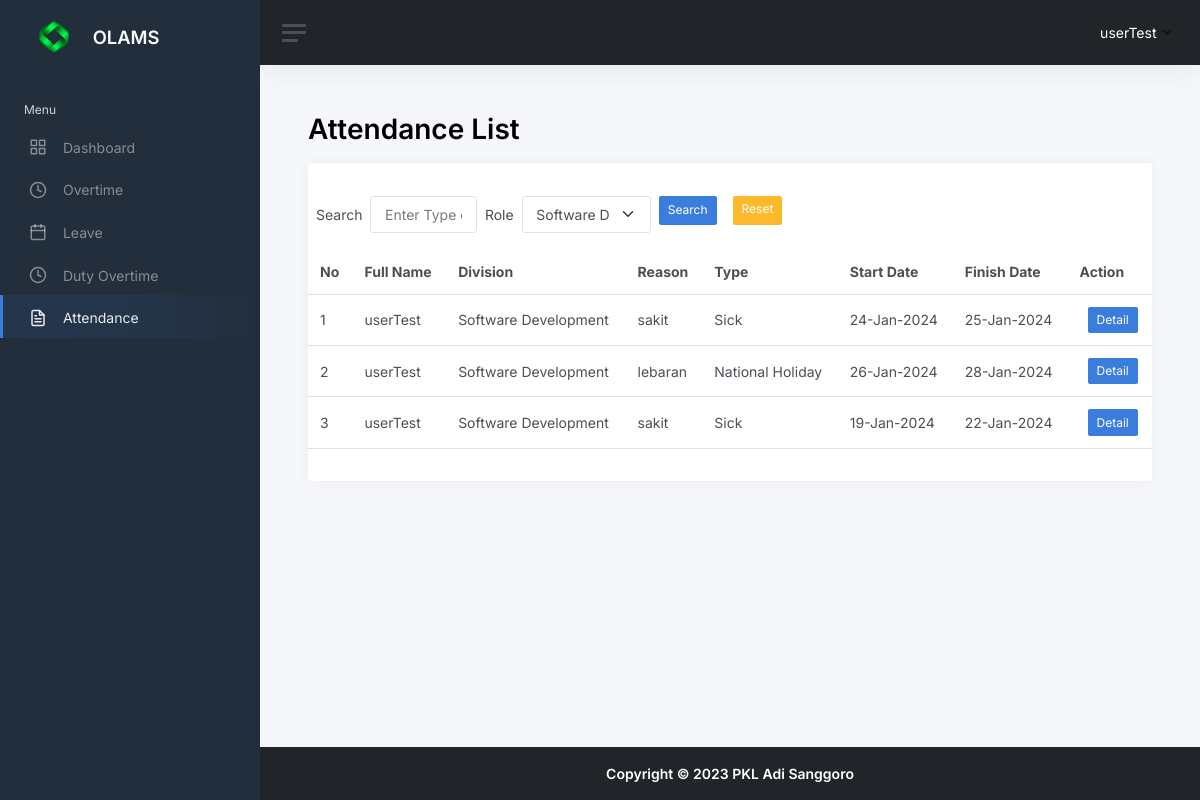
The page /attendancelist.php?filter_division=1 (signed in) on the database its author committed.
### tables this page shows
CREATE TABLE `attendances` (
  `attendance_id` int(10) UNSIGNED NOT NULL,
  `user_id` tinyint(3) UNSIGNED NOT NULL,
  `division_id` tinyint(3) UNSIGNED NOT NULL,
  `reason` text NOT NULL,
  `type` enum('Sick','National Holiday') NOT NULL,
  `start_date` date DEFAULT NULL,
  `finish_date` date DEFAULT NULL,
  `foto` varchar(100) DEFAULT NULL,
  `created_at` timestamp NOT NULL DEFAULT current_timestamp(),
  `created_by` tinyint(3) UNSIGNED NOT NULL,
  `updated_at` timestamp NULL DEFAULT NULL ON UPDATE current_timestamp(),
  `updated_by` tinyint(3) UNSIGNED DEFAULT NULL
);

CREATE TABLE `users` (
  `user_id` tinyint(3) UNSIGNED NOT NULL,
  `role_id` tinyint(3) UNSIGNED NOT NULL,
  `name` varchar(64) NOT NULL,
  `username` varchar(32) NOT NULL,
  `password` varchar(254) NOT NULL,
  `email` varchar(64) NOT NULL,
  `created_by` tinyint(3) UNSIGNED NOT NULL,
  `created_at` timestamp NOT NULL DEFAULT current_timestamp(),
  `updated_by` tinyint(3) UNSIGNED DEFAULT NULL,
  `updated_at` timestamp NULL DEFAULT NULL ON UPDATE current_timestamp()
);

CREATE TABLE `m_divisions` (
  `division_id` tinyint(3) UNSIGNED NOT NULL,
  `division_name` varchar(64) NOT NULL,
  `created_at` timestamp NOT NULL DEFAULT current_timestamp(),
  `created_by` tinyint(3) UNSIGNED NOT NULL,
  `updated_at` timestamp NULL DEFAULT NULL ON UPDATE current_timestamp(),
  `updated_by` tinyint(3) UNSIGNED DEFAULT NULL
);

### include/conn.inc.php (called while the page is built, shortened)
<?php
function cleanValue($strhtml)
    {
        $strBersih = $strhtml;
        $strBersih = htmlspecialchars($strBersih);
        $strBersih = trim($strBersih);
        $strBersih = stripslashes($strBersih);
        $strBersih = strip_tags($strBersih);
        return $strBersih;
    }
?>

### attendancelist.php (the view, shortened to what this page needs)
<?php
include __DIR__ ."/include/conn.inc.php";
$user_id = $_SESSION["user_id"];
$limit = 20;
$halaman_aktif = isset($_GET['page']) ? $_GET['page'] : 1;
$offset = ($halaman_aktif - 1) * $limit;
$query = "SELECT
attendances.attendance_id,
attendances.reason,
attendances.type,
attendances.start_date,
attendances.finish_date,
m_divisions.division_name AS division_name,
users.name AS name
FROM attendances
LEFT JOIN users ON attendances.user_id = users.user_id
LEFT JOIN m_divisions ON attendances.division_id = m_divisions.division_id
";
$divisionQuery = "SELECT division_id, division_name FROM m_divisions";
$divisionData = mysqli_prepare($conn, $divisionQuery);
mysqli_stmt_execute($divisionData);
$divisionData = mysqli_stmt_get_result($divisionData);
$divisionOptions = mysqli_fetch_all($divisionData, MYSQLI_ASSOC);
$roleQuery = "SELECT m_roles.role_id FROM users
JOIN m_roles ON users.role_id = m_roles.role_id
WHERE users.user_id = ?";
$roleStatement = mysqli_prepare($conn, $roleQuery);
mysqli_stmt_bind_param($roleStatement, "i", $user_id);
mysqli_stmt_execute($roleStatement);
$roleData = mysqli_stmt_get_result($roleStatement);
$userRole = mysqli_fetch_row($roleData)[0];
if($userRole === 1){
  $query .= " WHERE attendances.user_id = $user_id";
}
$filter_division = "";
if ($_SERVER['REQUEST_METHOD'] === 'GET' && isset($_GET['filter_division']) && !empty($_GET['filter_division'])) {
    $filter_division = cleanValue($_GET['filter_division']);
    $query .= (strpos($query, 'WHERE') === false) ? " WHERE" : " AND";
    $query .= " m_divisions.division_id = '$filter_division'";
}
$search = "";
$query .= " ORDER BY attendances.attendance_id DESC";
$query .= " LIMIT $limit OFFSET $offset ";
$data = mysqli_query($conn, $query);
$karyawanArray = mysqli_fetch_all($data, MYSQLI_ASSOC);
?>
<!DOCTYPE html>
<html lang="en">
<head>
    <?php include "head.inc.php"; ?>
</head>
<body>
    <div class="wrapper">
        <?php include "components/sidebar.inc.php"; ?>
        <div class="main">
            <?php include "components/navbar.inc.php"; ?>
            <main class="content">
                <div class="container-fluid p-0">
                    <h1 class="h1 mb-3 judul_halaman"><strong>Attendance List</strong></h1>
                    <div class="row">
                        <div class="col-12">
                            <div class="card">
                                <div class="card-header">
                                </div>
                                <div class="row">
                                    <div class="col-md-7">
                                        <div class="d-flex align-items-center">
                                            <form action="<?= cleanValue($_SERVER['PHP_SELF']); ?>" method="get" class="d-flex">
                                                <label for="inputSearch" class="m-2 mx-2">Search</label>
                                                <input type="text" name="search" id="inputSearch" placeholder="Enter Type or name" class="form-control form-control" value="<?= $search ?>">
                                                <label for="inputRole" class="m-2 mx-2">Role</label>
                                                <select name="filter_division" id="inputRole" class="form-select form-control">
                                                    <?php foreach ($divisionOptions as $option) : ?>
                                                        <?php $selected = ($filter_division == $option['division_id']) ? 'selected' : ''; ?>
                                                        <option value="<?= $option['division_id'] ?>" <?= $selected ?>>
                                                            <?= $option['division_name'] ?>
                                                        </option>
                                                    <?php endforeach; ?>
                                                </select>
                                                <button type="submit" class="btn btn-sm btn-primary mb-2 mx-2">Search</button>
                                                <a class="btn btn-sm btn-warning mb-2 mx-2" href="<?php echo cleanValue($_SERVER['PHP_SELF']); ?>">Reset</a>
                                            </form>
                                        </div>
                                    </div>
                                    <div class="col-md-5 text-end">
                                      </div>
                                </div>
                                <div class="table-responsive">
                                    <table class="table mb-0 mt-3">
                                        <thead>
                                            <tr>
                                                <th scope="col">No</th>
                                                <th scope="col">Full Name</th>
                                                <th scope="col">Division</th>
                                                <th scope="col">Reason</th>
                                                <th scope="col">Type</th>
                                                <th scope="col">Start Date</th>
                                                <th scope="col">Finish Date</th>
                                                <th scope="col">Action</th>
                                            </tr>
                                        </thead>
                                        <tbody>
                                            <?php if (count($karyawanArray) > 0) : ?>
                                                <?php foreach ($karyawanArray as $key => $value) : ?>
                                                    <tr>
                                                        <td><?= $key + 1 + $offset ?></td>
                                                        <td><?= $value['name'] ?></td>
                                                        <td><?= $value['division_name'] ?></td>
                                                        <td><?= $value['reason'] ?></td>
                                                        <td><?= $value['type'] ?></td>
                                                        <td><?= date('d-M-Y', strtotime($value['start_date'])) ?></td>
                                                        <td><?= date('d-M-Y', strtotime($value['finish_date'])) ?></td>
                                                        <td>
                                                        <?php if ($userRole === 3) :  ?>
                                                            <a href="attendance_update.php?id=<?= $value['attendance_id']; ?>" class="btn btn-warning btn-sm">Edit</a>
                                                            <a href="attendance_detail.php?id=<?= $value['attendance_id'] ?>" class="btn btn-primary btn-sm ms-2">Detail</a>
                                                            <a href="attendance_delete.php?id=<?= $value['attendance_id']; ?>" class="btn btn-danger btn-sm" onclick="return confirm('Are you sure?')">Delete</a>
                                                        <?php elseif ($userRole === 1) :  ?>
                                                            <a href="attendance_detail.php?id=<?= $value['attendance_id'] ?>" class="btn btn-primary btn-sm ms-2">Detail</a>
                                                        <?php elseif ($userRole === 2) : ?>
                                                            <a href="attendance_detail.php?id=<?= $value['attendance_id'] ?>" class="btn btn-primary btn-sm ms-2">Detail</a>
                                                        <?php elseif ($userRole === 4) : ?>
                                                            <a href="attendance_detail.php?id=<?= $value['attendance_id'] ?>" class="btn btn-primary btn-sm ms-2">Detail</a>
                                                        <?php endif; ?>
                                                        </td>
                                                    </tr>
                                                <?php endforeach; ?>
                                            <?php else : ?>
                                                <tr>
                                                    <td colspan="7" style="text-align: center;">No records found!!!</td>
                                                </tr>
                                            <?php endif; ?>
                                        </tbody>
                                    </table>
                                </div>
                                <div class="dataTables_paginate paging_simple_numbers ms-3 mt-3">
                                </div>
                            </div>
                        </div>
                    </div>
                </div>
            </main>
            <?php include "components/footer.inc.php"; ?>
        </div>
    </div>
</body>
</html>

### rows shown on the page
attendances: offset "1", user.name "userTest", division.division_name "Software Development", reason "sakit", type "Sick", start_date "24-Jan-2024", finish_date "25-Jan-2024"
attendances: offset "2", user.name "userTest", division.division_name "Software Development", reason "lebaran", type "National Holiday", start_date "26-Jan-2024", finish_date "28-Jan-2024"
attendances: offset "3", user.name "userTest", division.division_name "Software Development", reason "sakit", type "Sick", start_date "19-Jan-2024", finish_date "22-Jan-2024"

### other values the page prints
$_SESSION['name'] "userTest"
form field filter_division "Software Development"
